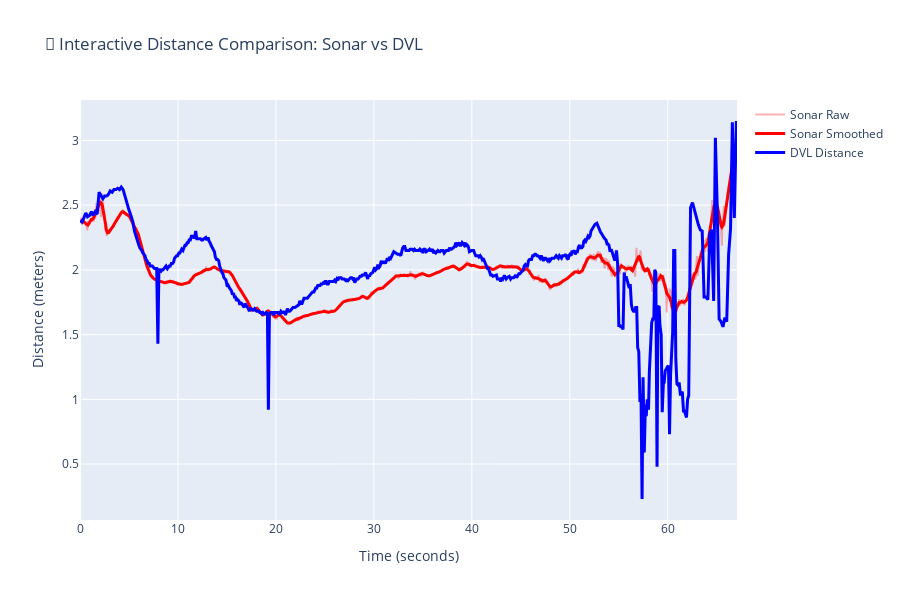

Notebook source saved alongside this figure:
### Code cell
fig, comparison_stats = iau.ComparisonEngine.compare_sonar_vs_dvl(distance_results, raw_data, sonar_coverage_m=sonar_coverage_meters, sonar_image_size=image_shape[0], use_plotly=True)
fig.show()

### Figure 1 — Plotly figure (JSON) as saved in the notebook; plotly's stock layout.template omitted (floating-point values rounded to 4 significant figures; data arrays with more than 128 entries replaced by an {"elided": "..."} marker saying what was removed)
{"data": [{"line": {"color": "rgba(255,0,0,0.3)"}, "mode": "lines", "name": "Sonar Raw", "type": "scatter", "x": {"elided": "1000 float values"}, "xaxis": "x", "y": {"elided": "1000 float values"}, "yaxis": "y"}, {"line": {"color": "red", "width": 3}, "mode": "lines", "name": "Sonar Smoothed", "type": "scatter", "x": {"elided": "1000 float values"}, "xaxis": "x", "y": {"elided": "1000 float values"}, "yaxis": "y"}, {"line": {"color": "blue", "width": 3}, "mode": "lines", "name": "DVL Distance", "type": "scatter", "x": {"elided": "559 float values"}, "xaxis": "x", "y": {"elided": "559 float values"}, "yaxis": "y"}], "layout": {"height": 600, "hovermode": "x unified", "title": {"text": "🔄 Interactive Distance Comparison: Sonar vs DVL"}, "xaxis": {"anchor": "y", "domain": [0, 1], "showgrid": true, "title": {"text": "Time (seconds)"}}, "yaxis": {"anchor": "x", "domain": [0, 1], "showgrid": true, "title": {"text": "Distance (meters)"}}}}
